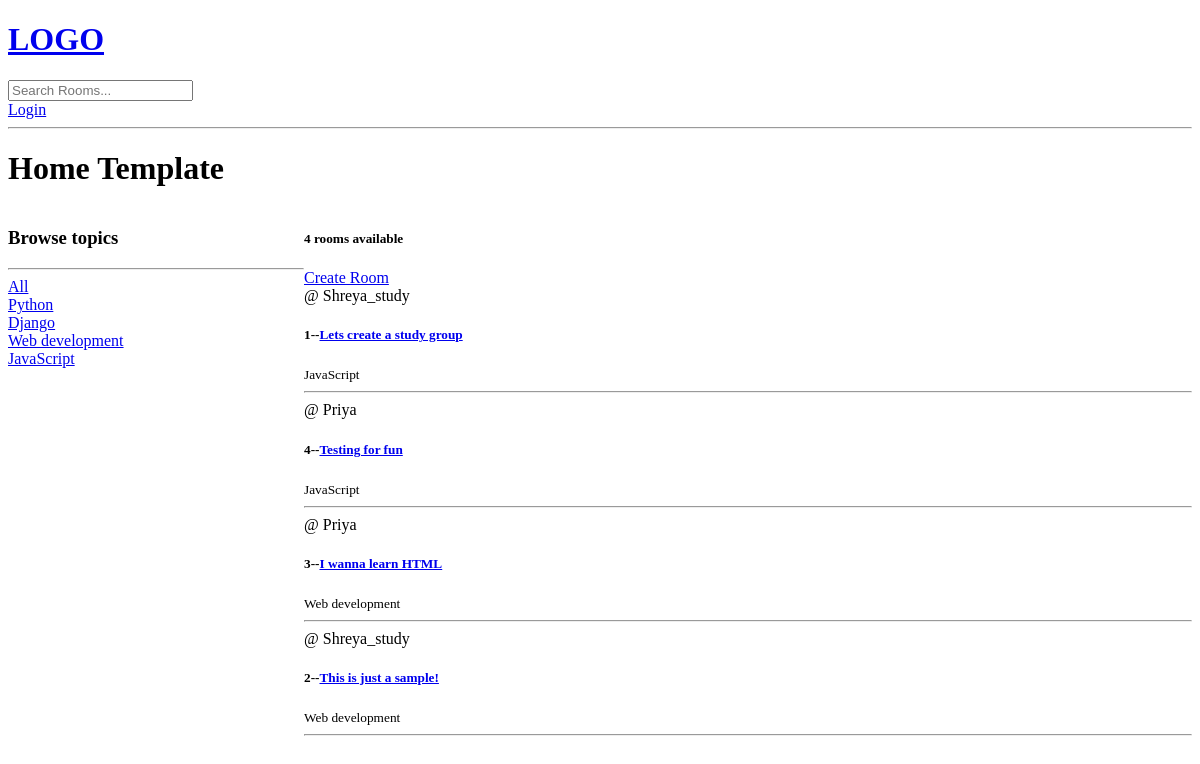
/, run on an earlier commit of the app's database.
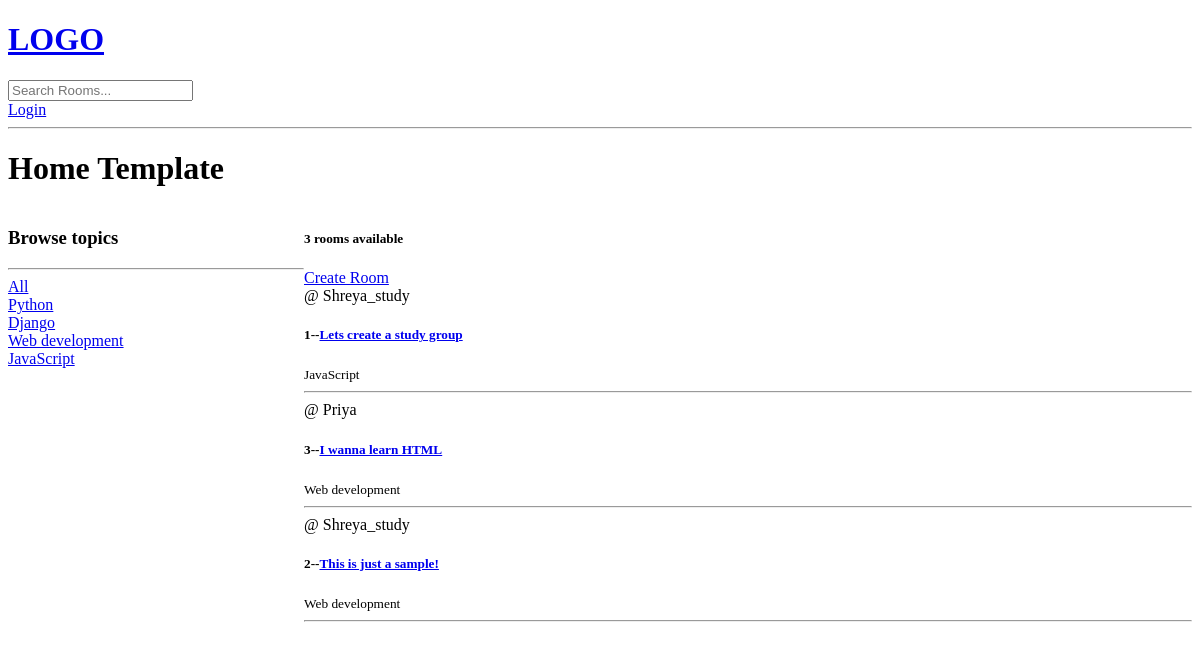
And on a later commit of the database.
### base/models.py (models this page shows, shortened)
class Topic(models.Model):
    name=models.CharField(max_length=200)

class Room(models.Model):
    host=models.ForeignKey(User, on_delete=models.SET_NULL,null=True)
    topic=models.ForeignKey(Topic, on_delete=models.SET_NULL,null=True)
    name = models.CharField(max_length=200)
    description = models.TextField(null=True, blank=True)
    participants=models.ManyToManyField(User,related_name='participans', blank=True)
    updated = models.DateTimeField(auto_now = True)
    created = models.DateTimeField(auto_now_add = True)
    class Meta:
        ordering =['-updated', '-created']

### base/views.py (the view)
# urls.py: path('', views.home, name='home'),
def home(request):
    q=request.GET.get('q') if request.GET.get('q')!=None else ''
    rooms=Room.objects.filter(
        Q(topic__name__icontains=q)|
        Q(name__icontains=q)|
        Q(description__icontains=q)
        )
    topics=Topic.objects.all()
    room_count=rooms.count()
    room_messages=Message.objects.filter(Q(room__topic__name__icontains=q))
    context = {'rooms':rooms, 'topics':topics , 'room_count':room_count, 'room_messages':room_messages}
    return render(request,'base/home.html',context)

### base/templates/base/home.html (shortened to what this page needs)
{% extends 'main.html' %}
{% block content %}
<h1>Home Template</h1>
<div class="home-container">
    <div>
        <h3>Browse topics</h3>
        <hr>
        <div>
            <a href="{% url 'home' %}">All</a>
        </div>
        {% for topic in topics %}
        <div>
            <a href="{% url 'home' %}?q={{topic.name}}">{{topic.name}}</a>
        </div>
        {% endfor %}
    </div>
    <div>
        <h5>{{room_count}} rooms available </h5>
        <a href = "{% url 'create-room' %}"> Create Room</a>
    <div>
        {% for room in rooms %}
        <div>
            <span> @ {{room.host.username}}</span>
            <h5> {{room.id}}--<a href = "{% url 'room' room.id %}">{{room.name}}</a></h5>
            <small>{{room.topic.name}}</small>
            <hr>
        </div>
        {% endfor %}
    </div>
    </div>
</div>
{% endblock %}

What changed in the data, as far as the page shows it:
removed Room: host.username "Priya", id "4", name "Testing for fun", topic.name "JavaScript"
Also different on the page:
{{ room_count }}: "4" → "3"
